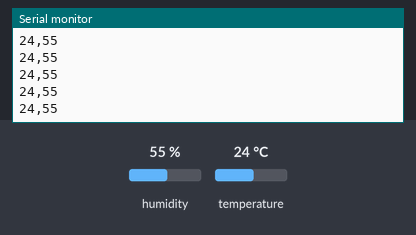
A sketch run on a simulated Arduino Uno, built with avr-gcc and run on an emulated ATmega328P. On the bench: the last lines printed to the serial monitor. The inputs (shaded band) are chosen by the test bench; at power-on: humidity 55 %, temperature 24 °C.

Above: at 1.2 s.
1.3 s: humidity set to 22 %
At 1.53 s:
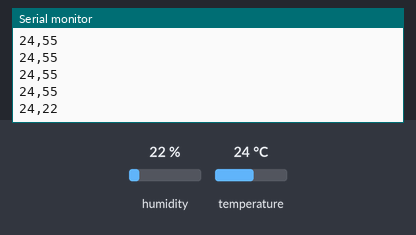
2.8 s: temperature set to 12 °C
At 2.87 s:
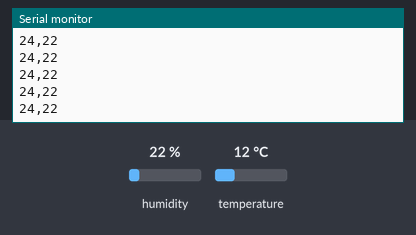
4.3 s: humidity set to 40 %
At 4.44 s:
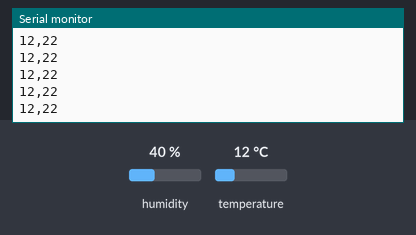
Timing chart, 0 to 7.3 s (numbered marks = the images above; inputs shaded):
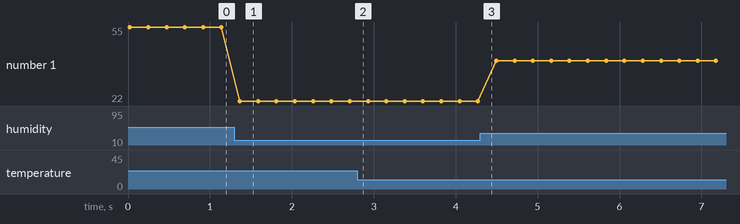

The sketch:

july5p1.ino
```cpp
#include <SimpleDHT.h>
SimpleDHT11 dht11;  //decaling one object of typr class SimpleDHT11 to//use the functions from that class
int sensorpin=A0;
void setup() {    Serial.begin(9600);   }
void loop() { byte temperature=0;
byte humidity=0;
dht11.read(sensorpin,&temperature, &humidity,NULL);
Serial.print(temperature);
Serial.print(",");
Serial.println(humidity);
delay(200);               }
```

Measured:
- after the input at 1.3 s, the serial monitor: prints a new line after 0.06 s (image 1)
- plotted number 1: 55 → 22 after the input at 1.3 s, 22 → 40 after the input at 4.3 s
